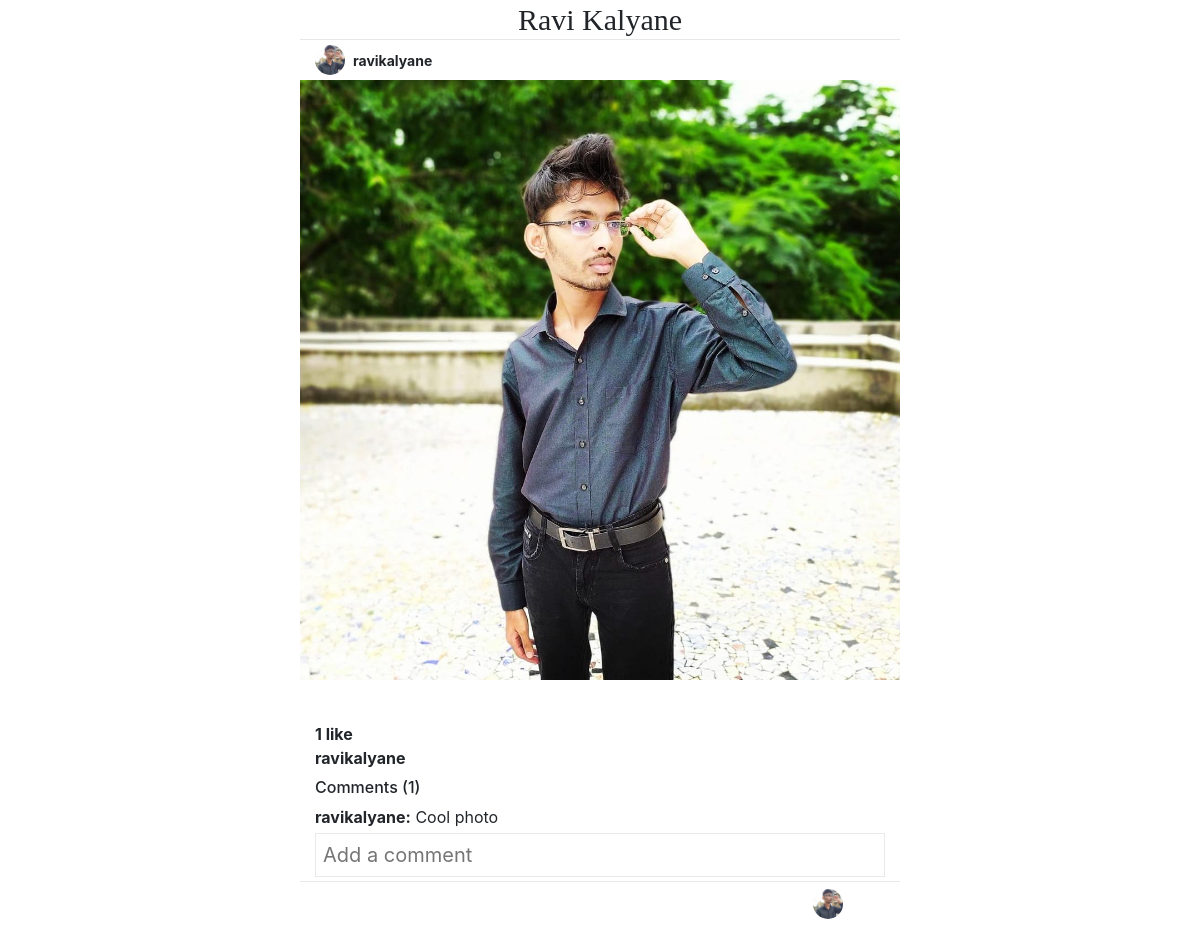
Page /post_detail/9 (signed in) on the committed database.
### userprofile/models.py (models this page shows)
class Photo(models.Model):
    user = models.ForeignKey(User, blank=True, null=True, on_delete=models.CASCADE)
    post_option = ((0, 'draft'), (1, 'publish'))
    photo = models.ImageField(upload_to='user_photos')
    likes = models.ManyToManyField(User, blank=True, related_name='likes')
    created_on = models.DateTimeField(auto_now_add=True)
    caption = models.TextField(blank=True)
    location = models.CharField(max_length=50, blank=True)
    publish = models.IntegerField(choices=post_option, default=1)
    '''
    # Auto delete files from storage when deleted by user
    def delete(self, *args, **kwargs):
        self.photo.delete()
        super().delete(*args, **kwargs)
    '''
    class Meta:
        ordering = ['-created_on']

class UserProfile(models.Model):
    genders = ((0, 'Female'), (1, 'Male'))
    user = models.OneToOneField(User, on_delete=models.CASCADE, related_name='userprofile')
    profile_photo = models.ImageField(blank=True, null=True, upload_to='profile_photos')
    gender = models.IntegerField(choices=genders, blank=True, null=True)
    mobile_number = models.CharField(max_length=10, blank=True, null=True, unique=True)
    bio = models.TextField(blank=True)
    location = models.CharField(max_length=50, default='', blank=True)
    account_disabled = models.BooleanField(default=False)

class Comment(models.Model):
    photo = models.ForeignKey(Photo, on_delete=models.CASCADE, related_name='comments')
    user = models.ForeignKey(User, on_delete=models.CASCADE, related_name='comments')
    comment = models.CharField(max_length=1000)
    created_on = models.DateTimeField(auto_now_add=True)
    edited_on = models.DateTimeField(auto_now=True)

### userprofile/views.py (the view)
# urls.py: path('post_detail/<str:pk>', views.post_detail, name='post_detail'),
def post_detail(request, pk):
    photo = Photo.objects.get(id=pk)
    comment = photo.comments.all()
    comment_count = photo.comments.all().count()
    total_likes = photo.likes.all().count()
    if request.method == 'POST':
        form = CommentForm(request.POST)
        if form.is_valid():
            comment = form.save(commit=False)
            comment.photo = photo
            comment.user = request.user
            comment.save()
            return HttpResponseRedirect(request.path_info)
    else:
        form = CommentForm()
    context = {'photo': photo, 'comment': comment, 'form': form, 'comment_count': comment_count,
               'total_likes': total_likes}
    return render(request, 'post_detail.html', context)

### userprofile/forms.py
class CommentForm(forms.ModelForm):
    comment = forms.CharField(label='', widget=forms.TextInput(attrs={'placeholder': 'Add a comment'}))
    class Meta:
        model = Comment
        exclude = 'photo', 'user'
        fields = '__all__'

### templates/post_detail.html (shortened to what this page needs)
{% extends 'base.html' %}
{% load static %}
{% block content %}
<div class="feed-top-bar">
    <div>
        {%if photo.user.userprofile.profile_photo%}
        <img class="img-icon" src="{{photo.user.userprofile.profile_photo.url}}" alt="">
        {%else%}
        <i class="fad fa-user-circle" style="font-size:30px;"></i>
        {%endif%}
    </div>
    <div class="flex-col">
        <span><strong>{{photo.user.username}}</strong></span>
    </div>
</div>
<img class="img-fluid" src="{{photo.photo.url}}" alt="">
<div class="post-info">
    <div class="actions-main">
        <span>
        {% if request.user == photo.user%}
        <button type="button" class="btn-clean" data-toggle="modal" data-target="#exampleModalCenter">
</button>
        <a href="{% url 'edit_post' photo.id %}"></a>
        {% endif %}
        </span>
    </div>
    <strong>
        {% if photo.likes.count == 1 %}
        {{photo.likes.count}} like
        {% else %}
        {{photo.likes.count}} likes
        {% endif %}
    </strong>
    <div><strong>{{photo.user.username}} </strong>{{photo.caption}}</div>
    <div class="comments mt-2">
        <h6>Comments ({{comment_count}})</h6>
        {%for comment in comment%}
        <div><strong>{{comment.user}}:</strong> {{comment.comment}}</div>
        {%endfor%}
    </div>
    <div class="comment-form mt-1">
        <form action="" method="post" autocomplete="off">
            {{form}}
        </form>
    </div>
</div>
{% endblock %}

### templates/base.html (shortened to what this page needs)
{% load static %}
<!DOCTYPE html>
<html lang="en">
    <head>
        <link rel="stylesheet" href="https://stackpath.bootstrapcdn.com/bootstrap/4.5.0/css/bootstrap.min.css" />
        <link rel="stylesheet" href="{% static 'css/style.css' %}" />
        <link rel="stylesheet" type="text/css" href="https://kit-pro.fontawesome.com/releases/v5.13.0/css/pro.min.css" />
    </head>
    <body>
        <main>
            <nav class="user-navbar myfont">
                {%if user.is_authenticated%}{{request.user.first_name}} {{request.user.last_name}}{%else%}PhotoGram{%endif%}
            </nav>
            {% block content %} {% endblock %}
            <nav class="bottom-navbar">
                {%if user.is_authenticated and user.userprofile.profile_photo%}
                <a href="{% url 'profile' %}"><img class="img-icon" src="{{user.userprofile.profile_photo.url}}" alt="" /></a>
                {% else %}
                <a href="{% url 'profile' %}"><i class="fad fa-user-circle"></i></a>
                {% endif %}
            </nav>
        </main>
    </body>
</html>

### static/css/style.css (style rules this page uses)
@media screen and (min-width: 600px) { main { max-width: 50vw; margin: auto; } }
@media screen and (min-width: 600px) { .bottom-navbar { width: 50vw!important; margin: auto; } }
main { margin-bottom: 50px; background-color: white; }
.user-navbar { font-size: 30px; font-weight: ; display: flex; justify-content: center; align-items: center; height: 40px; border-bottom: 1px solid #e7e7e7; }
.myfont { font-family: 'billabongregular'; }
.bottom-navbar { position: fixed; bottom: 0px; width: 100%; border-top: 1px solid #e9e9e9; font-size: 30px; display: flex; justify-content: space-around; align-items: center; background-color: white; }
.bottom-navbar img { margin-bottom: 6px; }
.feed-top-bar { height: 40px; display: flex; justify-content: flex-start; align-items: center; margin-left: 15px; font-size: 14px; }
.img-icon { width: 30px; height: 30px; border-radius: 50%; }
.flex-col { display: flex; flex-direction: column; justify-content: center; margin-left: 8px; }
.post-info { margin-left: 15px; }
.actions-main { font-size: 28px; display: flex; justify-content: space-between; align-items: center; }
.actions-main a { text-decoration: none; color: black; padding-right: 10px; }
form { padding: 10px; }
.post-info form, .post-info form button { margin: 0; padding: 0; }
.comment-form { border: 1px solid #e9e9e9; width: calc(100% - 15px); }
.comment-form form { display: flex; justify-content: space-between; align-items: baseline; font-size: 20px; padding: 5px; }
.comment-form input, .comment-form input:focus { border: none; outline: none; width:100%; }
.btn-clean, .btn-clean:focus { border: none; outline: none; background-color: white; }

### rows in the picture
Photo: user.userprofile.profile_photo (picture), user.username "ravikalyane", photo (picture), likes.count "1"
Comment: user "ravikalyane", comment "Cool photo"

### other values in the picture
{{ request.user.first_name }} "Ravi"
{{ request.user.last_name }} "Kalyane"
{{ comment_count }} "1"
